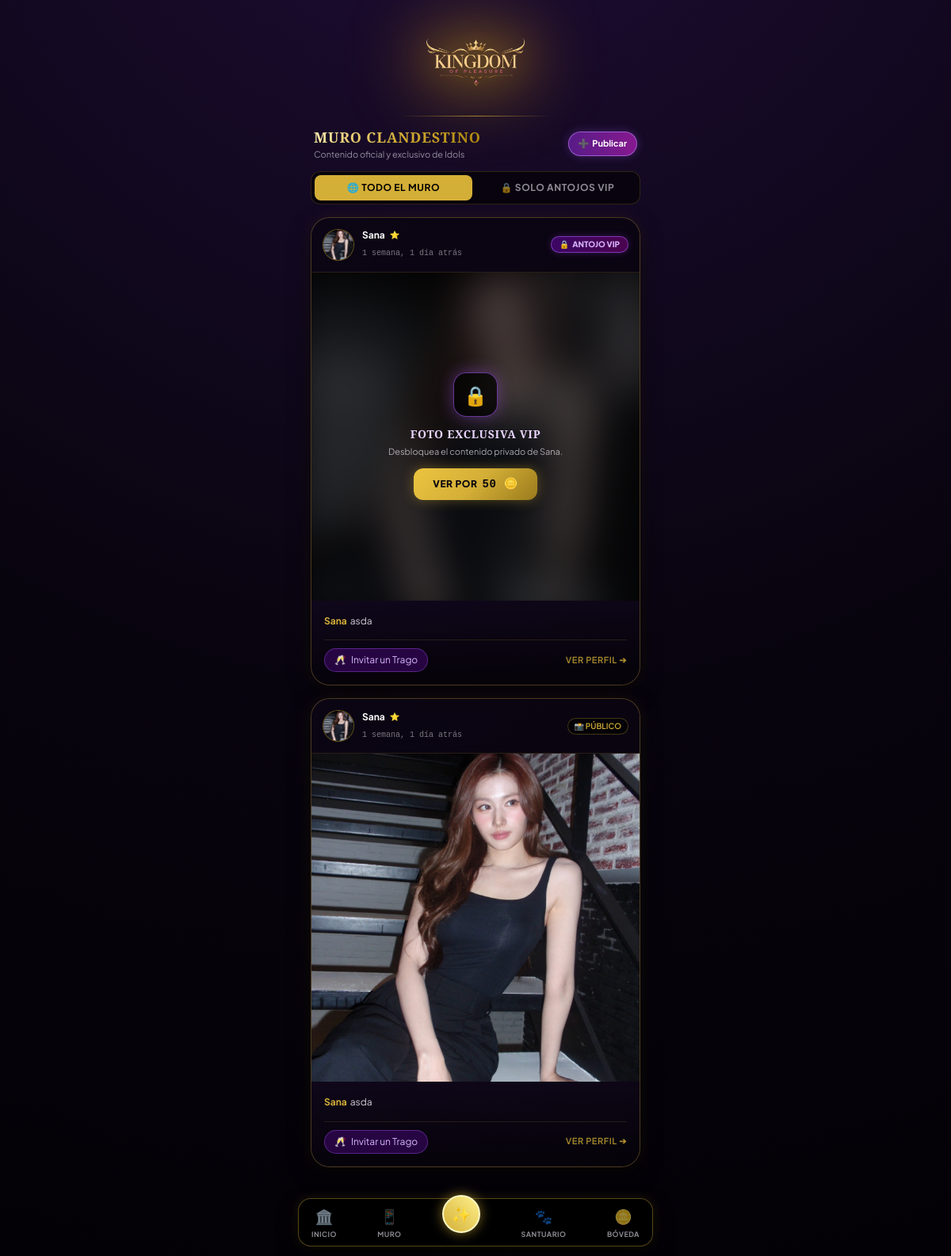
The page /idols/feed/ on the database its author committed.
### idols/models.py (models this page shows, shortened)
class Post(models.Model):
    NETWORK_CHOICES = [
        ('gram', 'KingdomGram (Público)'),
        ('fans', 'KingdomFans (VIP / Pago)'),
    ]
    idol = models.ForeignKey(IdolProfile, on_delete=models.CASCADE, related_name='posts')
    network = models.CharField("Red Social", max_length=10, choices=NETWORK_CHOICES, default='gram')
    image = models.ImageField("Foto del Post", upload_to='social_posts/')
    caption = models.TextField("Descripción", max_length=300)
    price = models.PositiveIntegerField("Precio en Oro (0 si es Público)", default=0)
    likes = models.PositiveIntegerField("Me Gusta", default=0)
    created_at = models.DateTimeField(auto_now_add=True)
    class Meta:
        verbose_name = "Publicación"
        verbose_name_plural = "Publicaciones"
        ordering = ['-created_at']

class IdolProfile(models.Model):
    STATUS_CHOICES = [
        ('online', '🟢 Chateando en Telegram'),
        ('antojos', '🔥 Sesión de Antojos'),
        ('offline', '🌙 Descansando'),
    ]
    telegram_user_id = models.BigIntegerField(db_index=True)
    owner_username = models.CharField("Usuario de Telegram", max_length=100, blank=True, null=True)
    stage_name = models.CharField("Nombre Artístico", max_length=100)
    group = models.CharField("Grupo/Solista", max_length=100, blank=True, null=True)
    bio = models.TextField("Biografía / Presentación", max_length=500)
    status = models.CharField("Estado Actual", max_length=10, choices=STATUS_CHOICES, default='online')
    photo = models.ImageField("Foto de Perfil", upload_to='idols_photos/', blank=True, null=True)
    services_done = models.IntegerField("Servicios Realizados", default=0)
    rating = models.DecimalField("Calificación Promedio", max_digits=3, decimal_places=2, default=5.00)
    created_at = models.DateTimeField(auto_now_add=True)
    updated_at = models.DateTimeField(auto_now=True)
    banner = models.ImageField(upload_to='idols_banners/', blank=True, null=True, verbose_name="Foto de Portada")
    tagline = models.CharField(max_length=120, blank=True, null=True, verbose_name="Subtítulo / Esencia")
    welcome_message = models.CharField(max_length=200, blank=True, null=True, verbose_name="Saludo de Bienvenida")
    aura_color = models.CharField(
        max_length=30,
        choices=[
            ('purple', 'Aura Mística Púrpura 💜'),
            ('gold', 'Aura Celestial Dorada 💛'),
            ('ruby', 'Aura Pasión Rubí ❤️'),
            ('emerald', 'Aura Seducción Esmeralda 💚'),
        ],
        default='purple',
        verbose_name="Aura de la Idol"
    )
    specialty = models.CharField(max_length=100, blank=True, null=True, verbose_name="Especialidad")
    class Meta:
        verbose_name = "Perfil de Idol"
        verbose_name_plural = "Perfiles de Idols"
        ordering = ['-created_at']

### idols/views.py (the view, shortened to what this page needs)
# urls.py: path('feed/', views.social_feed, name='social_feed'),
def social_feed(request):
    tg_id = request.GET.get('tg_id') or request.POST.get('tg_id')
    tg_username = request.GET.get('tg_username') or request.POST.get('tg_username') or 'Ciudadano VIP'
    posts = Post.objects.all().select_related('idol').prefetch_related('comments')
    unlocked_ids = []
    liked_ids = []
    return render(request, 'idols/feed.html', {
        'posts': posts,
        'tg_id': tg_id,
        'unlocked_ids': list(unlocked_ids),
        'liked_ids': liked_ids,
        'tg_username': tg_username
    })

### templates/idols/feed.html (shortened to what this page needs)
{% extends 'base.html' %}
{% block content %}
<div class="flex flex-col gap-4 mt-2">
    <div class="flex flex-col gap-3">
        <div class="flex justify-between items-center px-1">
            <div>
                <h2 class="font-serif text-lg font-black text-gold-gradient uppercase tracking-wider">
                    Muro Clandestino
                </h2>
                <p class="text-[11px] text-vip-text/60">Contenido oficial y exclusivo de Idols</p>
            </div>
            <a href="{% url 'idols:create_post' %}?tg_id={{ tg_id }}"
               class="bg-gradient-to-r from-purple-900 to-fuchsia-800 border border-purple-400/60 text-white text-[11px] font-bold px-3 py-1.5 rounded-full flex items-center gap-1 shadow-[0_0_12px_rgba(168,85,247,0.3)] hover:brightness-110 active:scale-95 transition-all">
                <span>➕</span> Publicar
            </a>
        </div>
        <div class="grid grid-cols-2 gap-2 p-1 bg-black/60 border border-vip-gold/20 rounded-xl">
            <button type="button" onclick="filterFeed('all')" id="btn-filter-all"
                    class="py-2 rounded-lg text-xs font-bold uppercase tracking-wider transition-all bg-vip-gold text-black shadow-md">
                🌐 Todo el Muro
            </button>
            <button type="button" onclick="filterFeed('vip')" id="btn-filter-vip"
                    class="py-2 rounded-lg text-xs font-bold uppercase tracking-wider text-vip-text/60 hover:text-white transition-all">
                🔒 Solo Antojos VIP
            </button>
        </div>
    </div>
    <div class="flex flex-col gap-4" id="feed-container">
        {% for post in posts %}
        <article class="vip-panel overflow-hidden border border-vip-gold/30 rounded-3xl feed-item {% if post.network == 'fans' %}is-vip{% else %}is-public{% endif %}" data-network="{{ post.network }}">
            <div class="p-3.5 flex items-center justify-between border-b border-vip-gold/15 bg-black/40">
                <a href="{% url 'idols:detail' post.idol.id %}?tg_id={{ tg_id }}" class="flex items-center gap-2.5 group">
                    <div class="w-10 h-10 rounded-full overflow-hidden border border-vip-gold/50 group-hover:scale-105 transition-transform bg-black">
                        {% if post.idol.photo %}
                            <img src="{{ post.idol.photo.url }}" alt="{{ post.idol.stage_name }}" class="w-full h-full object-cover">
                        {% else %}
                            <div class="w-full h-full flex items-center justify-center text-sm">🎭</div>
                        {% endif %}
                    </div>
                    <div>
                        <div class="flex items-center gap-1.5">
                            <h4 class="font-bold text-white text-xs group-hover:text-vip-gold transition-colors leading-tight">
                                {{ post.idol.stage_name }}
                            </h4>
                            {% if post.idol.rating >= 4.8 %}
                                <span class="text-[10px] text-yellow-400">⭐</span>
                            {% endif %}
                        </div>
                        <span class="text-[10px] text-vip-text/50 font-mono">{{ post.created_at|timesince }} atrás</span>
                    </div>
                </a>
                {% if post.network == 'fans' %}
                    <span class="bg-gradient-to-r from-purple-950 to-fuchsia-950 border border-purple-500/60 text-purple-300 text-[10px] font-black uppercase px-2.5 py-0.5 rounded-full shadow-[0_0_10px_rgba(168,85,247,0.25)] flex items-center gap-1">
                        <span>🔒</span> Antojo VIP
                    </span>
                {% else %}
                    <span class="bg-black/60 border border-vip-gold/30 text-vip-gold text-[10px] font-semibold uppercase px-2 py-0.5 rounded-full">
                        📸 Público
                    </span>
                {% endif %}
            </div>
            <div class="relative w-full aspect-square bg-black overflow-hidden flex items-center justify-center">
                {% if post.network == 'gram' or post.id in unlocked_ids or is_owner %}
                    <img src="{{ post.image.url }}" alt="{{ post.caption }}" class="w-full h-full object-cover">
                {% else %}
                    <img src="{{ post.image.url }}" alt="VIP" class="w-full h-full object-cover filter blur-xl brightness-[0.35] scale-110">
                    <div class="absolute inset-0 flex flex-col items-center justify-center p-6 text-center z-10">
                        <div class="w-14 h-14 rounded-2xl bg-black/70 border border-purple-500/60 flex items-center justify-center text-2xl shadow-[0_0_20px_rgba(168,85,247,0.4)] mb-3 animate-pulse">
                            🔒
                        </div>
                        <h4 class="font-serif text-sm font-black text-purple-200 uppercase tracking-wider mb-1">
                            Foto Exclusiva VIP
                        </h4>
                        <p class="text-[11px] text-vip-text/70 mb-3 max-w-[220px]">
                            Desbloquea el contenido privado de {{ post.idol.stage_name }}.
                        </p>
                        <form action="{% url 'idols:unlock_post' post.id %}" method="POST" class="m-0">
                            <button type="submit"
                                    class="btn-gold py-2.5 px-6 rounded-xl text-xs font-black uppercase tracking-wider flex items-center gap-1.5 shadow-[0_0_15px_rgba(212,175,55,0.4)]">
                                <span>Ver por</span>
                                <span class="font-mono text-sm">{{ post.price }} 🪙</span>
                            </button>
                        </form>
                    </div>
                {% endif %}
            </div>
            <div class="p-4 flex flex-col gap-2.5 bg-gradient-to-t from-black/60 to-transparent">
                {% if post.caption %}
                    <p class="text-xs text-vip-text/90 leading-relaxed">
                        <strong class="text-vip-gold font-bold mr-1">{{ post.idol.stage_name }}</strong>{{ post.caption }}
                    </p>
                {% endif %}
                <div class="flex justify-between items-center border-t border-vip-gold/15 pt-2.5 mt-1">
                    <button type="button" onclick="openTipModal('{{ post.id }}', '{{ post.idol.stage_name }}')"
                            class="text-xs text-purple-300 hover:text-white bg-purple-950/60 border border-purple-500/40 px-3 py-1.5 rounded-full flex items-center gap-1.5 active:scale-95 transition-all">
                        <span>🥂</span> Invitar un Trago
                    </button>
                    <a href="{% url 'idols:detail' post.idol.id %}?tg_id={{ tg_id }}"
                       class="text-[11px] text-vip-gold/80 hover:text-vip-gold font-semibold uppercase tracking-wider">
                        Ver Perfil ➔
                    </a>
                </div>
            </div>
        </article>
        {% endfor %}
    </div>
</div>
{% endblock %}

### templates/base.html (style rules this page uses)
body { background: radial-gradient(circle at 50% -20%, #200E38 0%, #08040E 60%, #030106 100%); color: #EAE6F0; -webkit-tap-highlight-color: transparent; min-height: 100vh; }
.vip-panel { background: linear-gradient(135deg, rgba(21, 10, 36, 0.85) 0%, rgba(13, 6, 22, 0.95) 100%); border: 1px solid rgba(212, 175, 55, 0.28); border-radius: 20px; box-shadow: 0 10px 30px -5px rgba(0, 0, 0, 0.8), 0 0 20px rgba(212, 175, 55, 0.08); backdrop-filter: blur(12px); }
.btn-gold { background: linear-gradient(135deg, #ECC440 0%, #D4AF37 50%, #9A7B1C 100%); color: #08040E; font-weight: 800; text-transform: uppercase; letter-spacing: 0.05em; box-shadow: 0 4px 15px rgba(212, 175, 55, 0.35); transition: all 0.25s ease; }
.text-gold-gradient { background: linear-gradient(135deg, #FFF0B8 0%, #D4AF37 50%, #AA820A 100%); -webkit-background-clip: text; -webkit-text-fill-color: transparent; }

### rows shown on the page
Post: idol.photo (picture), idol.stage_name "Sana", created_at "1 semana, 1 día", network "ANTOJO VIP", image (picture), price "50", caption "asda"
Post: idol.photo (picture), idol.stage_name "Sana", created_at "1 semana, 1 día", network "📸 PÚBLICO", image (picture), caption "asda"
